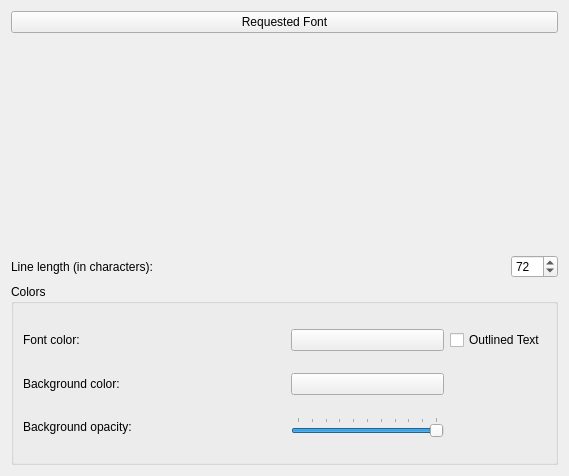
<?xml version="1.0" encoding="UTF-8"?>
<ui version="4.0">
 <class>PrensetationCaptionPage</class>
 <widget class="QWidget" name="PrensetationCaptionPage">
  <property name="geometry">
   <rect>
    <x>0</x>
    <y>0</y>
    <width>569</width>
    <height>476</height>
   </rect>
  </property>
  <layout class="QVBoxLayout" name="verticalLayout_2">
   <item>
    <widget class="QPushButton" name="m_fontselectBtn">
     <property name="text">
      <string>Requested Font</string>
     </property>
    </widget>
   </item>
   <item>
    <widget class="QLabel" name="m_fontSampleLbl">
     <property name="text">
      <string/>
     </property>
    </widget>
   </item>
   <item>
    <layout class="QHBoxLayout" name="horizontalLayout_2">
     <item>
      <layout class="QVBoxLayout" name="verticalLayout">
       <item>
        <layout class="QHBoxLayout" name="horizontalLayout">
         <item>
          <widget class="QLabel" name="label_3">
           <property name="text">
            <string>Line length (in characters):</string>
           </property>
          </widget>
         </item>
         <item>
          <spacer name="horizontalSpacer_3">
           <property name="orientation">
            <enum>Qt::Horizontal</enum>
           </property>
           <property name="sizeHint" stdset="0">
            <size>
             <width>40</width>
             <height>20</height>
            </size>
           </property>
          </spacer>
         </item>
         <item>
          <widget class="QSpinBox" name="m_commentsLinesLengthSpinBox">
           <property name="buttonSymbols">
            <enum>QAbstractSpinBox::UpDownArrows</enum>
           </property>
           <property name="minimum">
            <number>1</number>
           </property>
           <property name="maximum">
            <number>500</number>
           </property>
           <property name="value">
            <number>72</number>
           </property>
          </widget>
         </item>
        </layout>
       </item>
       <item>
        <widget class="QGroupBox" name="groupBox">
         <property name="title">
          <string>Colors</string>
         </property>
         <layout class="QGridLayout" name="gridLayout">
          <item row="1" column="0">
           <widget class="QLabel" name="label">
            <property name="text">
             <string>Font color:</string>
            </property>
           </widget>
          </item>
          <item row="1" column="2">
           <spacer name="horizontalSpacer">
            <property name="orientation">
             <enum>Qt::Horizontal</enum>
            </property>
            <property name="sizeHint" stdset="0">
             <size>
              <width>55</width>
              <height>20</height>
             </size>
            </property>
           </spacer>
          </item>
          <item row="2" column="0">
           <widget class="QLabel" name="label_2">
            <property name="text">
             <string>Background color:</string>
            </property>
           </widget>
          </item>
          <item row="2" column="2">
           <spacer name="horizontalSpacer_2">
            <property name="orientation">
             <enum>Qt::Horizontal</enum>
            </property>
            <property name="sizeHint" stdset="0">
             <size>
              <width>55</width>
              <height>20</height>
             </size>
            </property>
           </spacer>
          </item>
          <item row="4" column="2">
           <spacer name="horizontalSpacer_4">
            <property name="orientation">
             <enum>Qt::Horizontal</enum>
            </property>
            <property name="sizeHint" stdset="0">
             <size>
              <width>40</width>
              <height>20</height>
             </size>
            </property>
           </spacer>
          </item>
          <item row="4" column="3">
           <widget class="QSlider" name="m_commentsBgTransparency">
            <property name="maximum">
             <number>10</number>
            </property>
            <property name="pageStep">
             <number>1</number>
            </property>
            <property name="value">
             <number>10</number>
            </property>
            <property name="orientation">
             <enum>Qt::Horizontal</enum>
            </property>
            <property name="invertedAppearance">
             <bool>false</bool>
            </property>
            <property name="invertedControls">
             <bool>true</bool>
            </property>
            <property name="tickPosition">
             <enum>QSlider::TicksAbove</enum>
            </property>
           </widget>
          </item>
          <item row="4" column="0">
           <widget class="QLabel" name="label_4">
            <property name="text">
             <string>Background opacity:</string>
            </property>
           </widget>
          </item>
          <item row="1" column="4">
           <widget class="QCheckBox" name="m_commentsDrawOutlineCheckBox">
            <property name="text">
             <string>Outlined Text</string>
            </property>
           </widget>
          </item>
          <item row="1" column="3">
           <widget class="KIPIPlugins::KPColorSelector" name="m_commentsFontColor"/>
          </item>
          <item row="2" column="3">
           <widget class="KIPIPlugins::KPColorSelector" name="m_commentsBgColor"/>
          </item>
         </layout>
        </widget>
       </item>
      </layout>
     </item>
    </layout>
   </item>
  </layout>
 </widget>
 <customwidgets>
  <customwidget>
   <class>KIPIPlugins::KPColorSelector</class>
   <extends>QPushButton</extends>
   <header>kputil.h</header>
  </customwidget>
 </customwidgets>
 <resources/>
 <connections/>
</ui>
